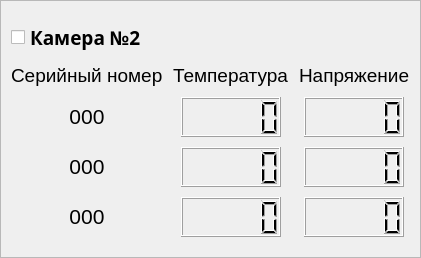
               <widget class="QFrame" name="por2_cam2_frame">
                <property name="styleSheet">
                 <string notr="true"/>
                </property>
                <property name="frameShape">
                 <enum>QFrame::StyledPanel</enum>
                </property>
                <property name="frameShadow">
                 <enum>QFrame::Plain</enum>
                </property>
                <layout class="QGridLayout" name="gridLayout_17">
                 <property name="leftMargin">
                  <number>10</number>
                 </property>
                 <property name="topMargin">
                  <number>20</number>
                 </property>
                 <property name="rightMargin">
                  <number>10</number>
                 </property>
                 <property name="bottomMargin">
                  <number>20</number>
                 </property>
                 <property name="spacing">
                  <number>10</number>
                 </property>
                 <item row="6" column="0" alignment="Qt::AlignHCenter">
                  <widget class="QLabel" name="por2_cam2_sens3serial_label">
                   <property name="minimumSize">
                    <size>
                     <width>0</width>
                     <height>25</height>
                    </size>
                   </property>
                   <property name="font">
                    <font>
                     <family>Arial</family>
                     <pointsize>14</pointsize>
                    </font>
                   </property>
                   <property name="text">
                    <string>&lt;html&gt;&lt;head/&gt;&lt;body&gt;&lt;p align=&quot;center&quot;&gt;&lt;span style=&quot; font-size:16pt;&quot;&gt;000&lt;/span&gt;&lt;/p&gt;&lt;/body&gt;&lt;/html&gt;</string>
                   </property>
                  </widget>
                 </item>
                 <item row="3" column="0">
                  <widget class="QLabel" name="por2_cam2_sernum_label">
                   <property name="font">
                    <font>
                     <family>Arial</family>
                     <pointsize>14</pointsize>
                    </font>
                   </property>
                   <property name="text">
                    <string>Серийный номер</string>
                   </property>
                  </widget>
                 </item>
                 <item row="3" column="1" colspan="2">
                  <widget class="QLabel" name="por2_cam2_temp_label">
                   <property name="font">
                    <font>
                     <family>Arial</family>
                     <pointsize>14</pointsize>
                    </font>
                   </property>
                   <property name="text">
                    <string>Температура</string>
                   </property>
                  </widget>
                 </item>
                 <item row="4" column="0" alignment="Qt::AlignHCenter">
                  <widget class="QLabel" name="por2_cam2_sens1serial_label">
                   <property name="minimumSize">
                    <size>
                     <width>0</width>
                     <height>25</height>
                    </size>
                   </property>
                   <property name="font">
                    <font>
                     <family>Arial</family>
                     <pointsize>16</pointsize>
                    </font>
                   </property>
                   <property name="text">
                    <string>&lt;html&gt;&lt;head/&gt;&lt;body&gt;&lt;p align=&quot;center&quot;&gt;000&lt;/p&gt;&lt;/body&gt;&lt;/html&gt;</string>
                   </property>
                  </widget>
                 </item>
                 <item row="4" column="1" colspan="2" alignment="Qt::AlignHCenter">
                  <widget class="QLCDNumber" name="por2_cam2_sens1temp_lcdNum">
                   <property name="minimumSize">
                    <size>
                     <width>100</width>
                     <height>40</height>
                    </size>
                   </property>
                   <property name="maximumSize">
                    <size>
                     <width>100</width>
                     <height>40</height>
                    </size>
                   </property>
                   <property name="font">
                    <font>
                     <pointsize>10</pointsize>
                    </font>
                   </property>
                   <property name="styleSheet">
                    <string notr="true"/>
                   </property>
                   <property name="digitCount">
                    <number>5</number>
                   </property>
                   <property name="value" stdset="0">
                    <double>0.000000000000000</double>
                   </property>
                   <property name="intValue" stdset="0">
                    <number>0</number>
                   </property>
                  </widget>
                 </item>
                 <item row="5" column="0" alignment="Qt::AlignHCenter">
                  <widget class="QLabel" name="por2_cam2_sens2serial_label">
                   <property name="minimumSize">
                    <size>
                     <width>0</width>
                     <height>25</height>
                    </size>
                   </property>
                   <property name="font">
                    <font>
                     <family>Arial</family>
                     <pointsize>14</pointsize>
                    </font>
                   </property>
                   <property name="text">
                    <string>&lt;html&gt;&lt;head/&gt;&lt;body&gt;&lt;p align=&quot;center&quot;&gt;&lt;span style=&quot; font-size:16pt;&quot;&gt;000&lt;/span&gt;&lt;/p&gt;&lt;/body&gt;&lt;/html&gt;</string>
                   </property>
                  </widget>
                 </item>
                 <item row="4" column="3" alignment="Qt::AlignHCenter">
                  <widget class="QLCDNumber" name="por2_cam2_sens1bat_lcdNum">
                   <property name="minimumSize">
                    <size>
                     <width>100</width>
                     <height>40</height>
                    </size>
                   </property>
                   <property name="maximumSize">
                    <size>
                     <width>100</width>
                     <height>40</height>
                    </size>
                   </property>
                   <property name="font">
                    <font>
                     <pointsize>10</pointsize>
                    </font>
                   </property>
                   <property name="styleSheet">
                    <string notr="true"/>
                   </property>
                   <property name="digitCount">
                    <number>5</number>
                   </property>
                   <property name="value" stdset="0">
                    <double>0.000000000000000</double>
                   </property>
                   <property name="intValue" stdset="0">
                    <number>0</number>
                   </property>
                  </widget>
                 </item>
                 <item row="5" column="3" alignment="Qt::AlignHCenter">
                  <widget class="QLCDNumber" name="por2_cam2_sens2bat_lcdNum">
                   <property name="minimumSize">
                    <size>
                     <width>100</width>
                     <height>40</height>
                    </size>
                   </property>
                   <property name="maximumSize">
                    <size>
                     <width>100</width>
                     <height>40</height>
                    </size>
                   </property>
                   <property name="font">
                    <font>
                     <pointsize>10</pointsize>
                    </font>
                   </property>
                   <property name="styleSheet">
                    <string notr="true"/>
                   </property>
                   <property name="digitCount">
                    <number>5</number>
                   </property>
                   <property name="value" stdset="0">
                    <double>0.000000000000000</double>
                   </property>
                   <property name="intValue" stdset="0">
                    <number>0</number>
                   </property>
                  </widget>
                 </item>
                 <item row="2" column="0">
                  <widget class="QCheckBox" name="por2_cam2_checkBox">
                   <property name="maximumSize">
                    <size>
                     <width>150</width>
                     <height>16777215</height>
                    </size>
                   </property>
                   <property name="font">
                    <font>
                     <family>Arial Black</family>
                     <pointsize>14</pointsize>
                     <weight>75</weight>
                     <bold>true</bold>
                    </font>
                   </property>
                   <property name="text">
                    <string>Камера №2</string>
                   </property>
                  </widget>
                 </item>
                 <item row="5" column="1" colspan="2" alignment="Qt::AlignHCenter">
                  <widget class="QLCDNumber" name="por2_cam2_sens2temp_lcdNum">
                   <property name="minimumSize">
                    <size>
                     <width>100</width>
                     <height>40</height>
                    </size>
                   </property>
                   <property name="maximumSize">
                    <size>
                     <width>100</width>
                     <height>40</height>
                    </size>
                   </property>
                   <property name="font">
                    <font>
                     <pointsize>10</pointsize>
                    </font>
                   </property>
                   <property name="styleSheet">
                    <string notr="true"/>
                   </property>
                   <property name="digitCount">
                    <number>5</number>
                   </property>
                   <property name="value" stdset="0">
                    <double>0.000000000000000</double>
                   </property>
                   <property name="intValue" stdset="0">
                    <number>0</number>
                   </property>
                  </widget>
                 </item>
                 <item row="3" column="3">
                  <widget class="QLabel" name="por2_cam2_bat_label">
                   <property name="font">
                    <font>
                     <family>Arial</family>
                     <pointsize>14</pointsize>
                    </font>
                   </property>
                   <property name="text">
                    <string>Напряжение</string>
                   </property>
                  </widget>
                 </item>
                 <item row="6" column="1" colspan="2" alignment="Qt::AlignHCenter">
                  <widget class="QLCDNumber" name="por2_cam2_sens3temp_lcdNum">
                   <property name="minimumSize">
                    <size>
                     <width>100</width>
                     <height>40</height>
                    </size>
                   </property>
                   <property name="maximumSize">
                    <size>
                     <width>100</width>
                     <height>40</height>
                    </size>
                   </property>
                   <property name="font">
                    <font>
                     <pointsize>10</pointsize>
                    </font>
                   </property>
                   <property name="styleSheet">
                    <string notr="true"/>
                   </property>
                   <property name="digitCount">
                    <number>5</number>
                   </property>
                   <property name="value" stdset="0">
                    <double>0.000000000000000</double>
                   </property>
                   <property name="intValue" stdset="0">
                    <number>0</number>
                   </property>
                  </widget>
                 </item>
                 <item row="6" column="3" alignment="Qt::AlignHCenter">
                  <widget class="QLCDNumber" name="por2_cam2_sens3bat_lcdNum">
                   <property name="minimumSize">
                    <size>
                     <width>100</width>
                     <height>40</height>
                    </size>
                   </property>
                   <property name="maximumSize">
                    <size>
                     <width>100</width>
                     <height>40</height>
                    </size>
                   </property>
                   <property name="font">
                    <font>
                     <pointsize>10</pointsize>
                    </font>
                   </property>
                   <property name="styleSheet">
                    <string notr="true"/>
                   </property>
                   <property name="digitCount">
                    <number>5</number>
                   </property>
                   <property name="value" stdset="0">
                    <double>0.000000000000000</double>
                   </property>
                   <property name="intValue" stdset="0">
                    <number>0</number>
                   </property>
                  </widget>
                 </item>
                </layout>
               </widget>
